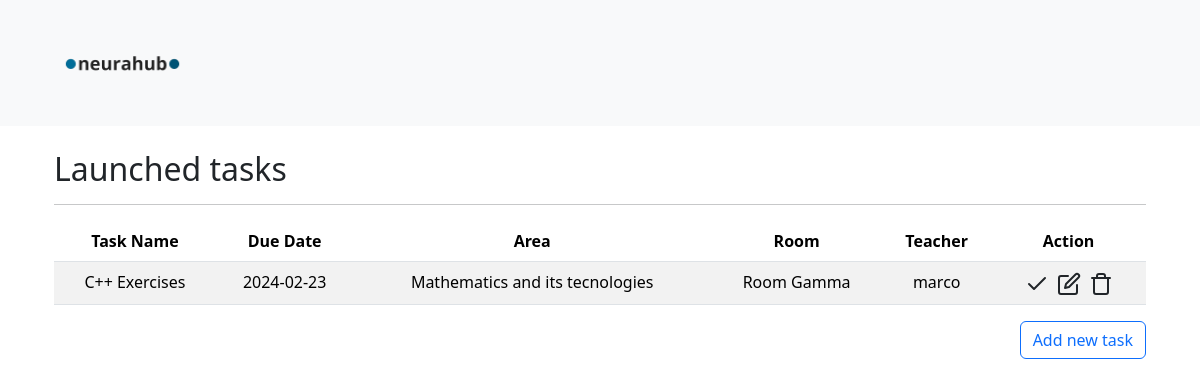
Screenshot of /teacher-panel (signed in) with the database file from the repository.
### tables this page shows
CREATE TABLE "tasks" (
    id INTEGER PRIMARY KEY,
    task_name TEXT NOT NULL,
    due_date DATE NOT NULL,
    area_id INTEGER NOT NULL,
    room_id INTEGER NOT NULL, teacher_username TEXT, reviewed INTEGER DEFAULT 0,
    FOREIGN KEY (area_id) REFERENCES areas (id),
    FOREIGN KEY (room_id) REFERENCES rooms (id)
);

CREATE TABLE teacher_areas (
        id INTEGER PRIMARY KEY,
        area_name TEXT NOT NULL
    );

CREATE TABLE rooms (
        id INTEGER PRIMARY KEY,
        room_name TEXT NOT NULL
    );

### src/routes/routes.py (the view)
@blueprint.route('/teacher-panel', methods=['GET', 'POST'])
def return_teacher_panel():
    return teacher_panel_page()

### src/controllers/controllers_methods.py (called while the page is built)
def get_registered_teacher_area(username):
    conn = sqlite3.connect('databases/neurahub-data.db')
    cursor = conn.cursor()
    cursor.execute("SELECT area_id FROM teachers WHERE name = ?", (username,))
    area_id = cursor.fetchone()[0]
    cursor.execute("SELECT area_name FROM teacher_areas WHERE id = ?", (area_id,))
    area_name = cursor.fetchone()[0]
    conn.close()
    return area_name

def check_if_teacher_logged_in():
    if session.get('logged_in_teacher'):
        return True

### templates/teacher_panel.html (shortened to what this page needs)
<!DOCTYPE html>
<html lang="en">
	<head>
		<link rel="stylesheet" type="text/css" href="{{ url_for('static', filename='style/style.css') }}">
		<link href="https://cdn.jsdelivr.net/npm/bootstrap@5.3.2/dist/css/bootstrap.min.css" rel="stylesheet"
>
	</head>
	<body>
		<nav class="navbar navbar-expand-lg bg-body-tertiary">
			<div class="container-fluid">
				<a class="navbar-brand" href="/">
					<img src="{{ url_for('static', filename='img/neurahub_logo_no_bg.png') }}" alt="Logo" height="100"
					class="d-inline-block align-items-center mx-auto px-5">
				</a>
			</div>
		</nav>
		<div class="container mx-auto p-4">
			<h2>Launched tasks</h2>
			<hr>
			{% if created_tasks %}
			<div class="table-responsive">
				<table class="table table-striped table-hover text-center align-items-center">
					<thead>
						<tr>
							<th scope="col">Task Name</th>
							<th scope="col">Due Date</th>
							<th scope="col">Area</th>
							<th scope="col">Room</th>
							<th scope="col">Teacher</th>
							<th scope="col">Action</th>
						</tr>
					</thead>
					<tbody>
						{% for task in created_tasks %}
						<tr>
							<td>{{ task['task_name'] }}</td>
							<td>{{ task['due_date'] }}</td>
							<td>{{ task['area_name'] }}</td>
							<td>{{ task['room_name'] }}</td>
							<td>{{ task['teacher_name'] }}</td>
							<td>
								<div class="d-flex justify-content-center"H>
									<div class="px-1">
										<a href="{{ url_for('main.return_processed_id_to_feedback', task_id=task['task_id']) }}"
											class="text-dark"><i data-feather="check"></i></a>
									</div>
									<div class="px-1">
										<a href="{{ url_for('main.return_processed_id_to_edit', task_id=task['task_id']) }}"
											class="text-dark"><i data-feather="edit"></i></a>
									</div>
									<div class="px-1">
										<a href="{{ url_for('main.return_processed_id_to_delete', task_id=task['task_id']) }}"
											class="text-dark"><i data-feather="trash"></i></a>
									</div>
								</div>
							</td>
						</tr>
						{% endfor %}
					</tbody>
				</table>
			</div>
			{% else %}
			<div class="text-center">
				<p class="fs-3">No tasks to see today</p>
			</div>
			{% endif %}
			<div class="d-flex justify-content-end">
				<a class="btn btn-outline-primary" role="button" aria-pressed="true" href="/create-task">Add new task</a>
			</div>
		</div>
	</body>
</html>

### static/style/style.css (style rules this page uses)
.navbar { background: #f9f9f9; }

### rows the page displays
tasks: task_name "C++ Exercises", due_date "2024-02-23"
teacher_areas: area_name "Mathematics and its tecnologies"
rooms: room_name "Room Gamma"

### other values shown
{{ task['teacher_name'] }} "marco"
